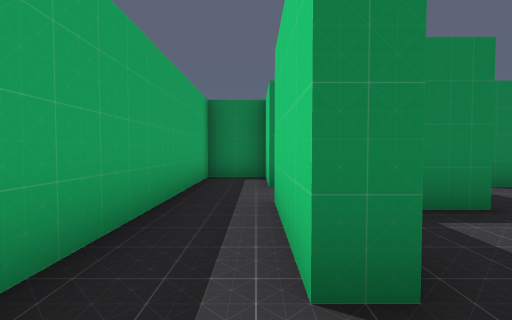
View 1 (above)

14 first-person views from a walk through a 3-D level made in the Godot game engine. The camera is 1.4 m above the floor, tilts 2° down and sees 85° across. The floor is counted in squares, 2 m on a side. Each view is taken from the middle of a square. On the plan, view 1 faces up. The plan holds only what a view shows up to about 9 squares ahead; the rest is blank.

View 2
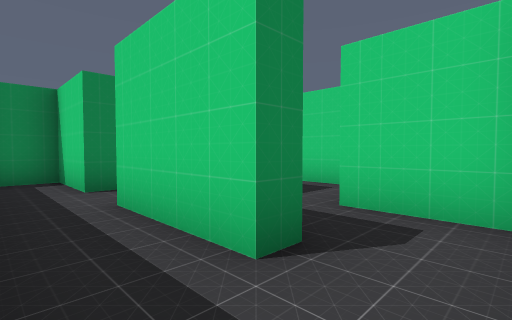

View 3
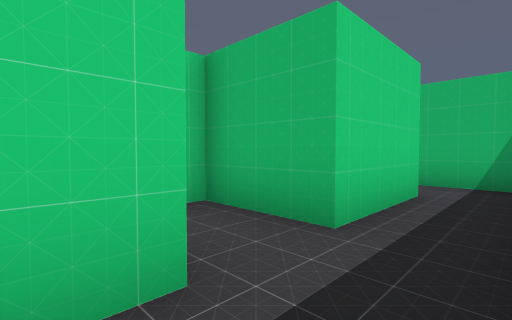

View 4
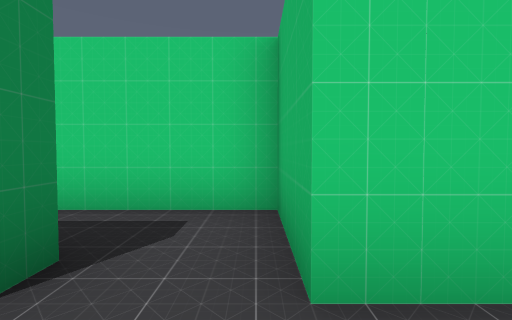

View 5
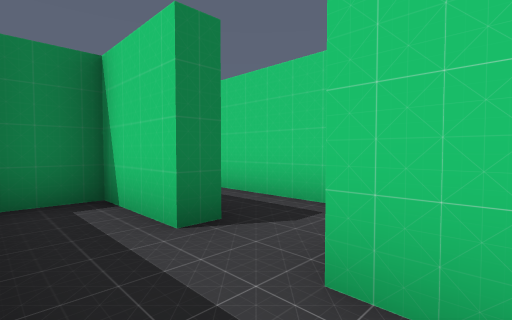

View 6
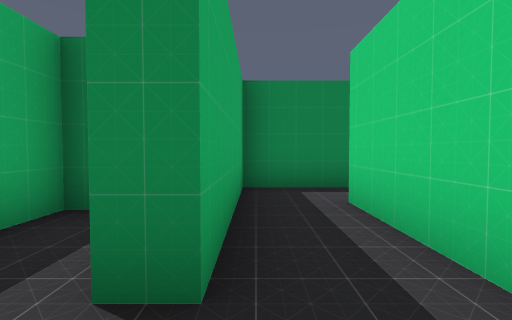

View 7
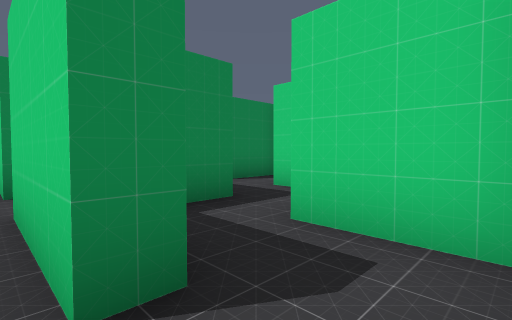

View 8
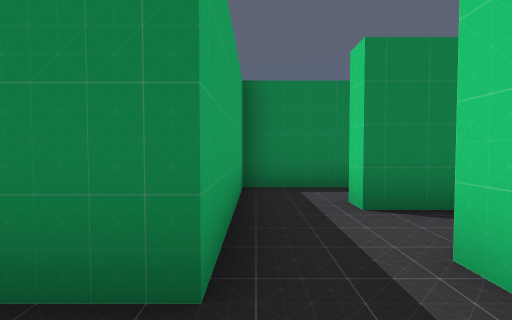

View 9
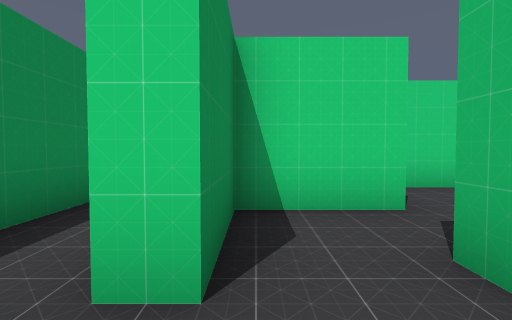

View 10
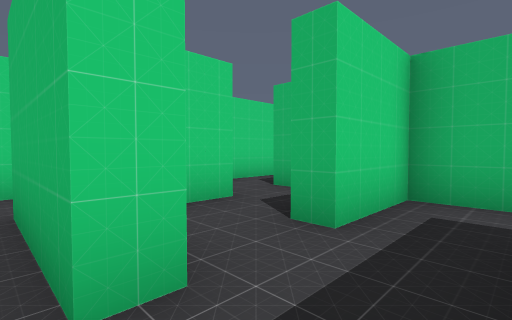

View 11
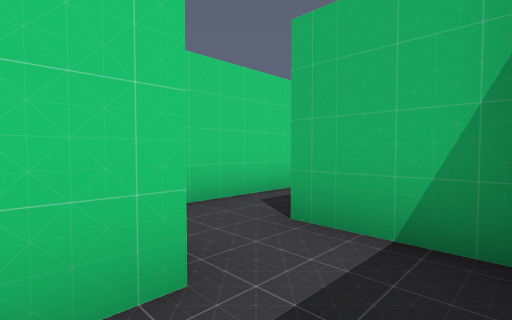

View 12
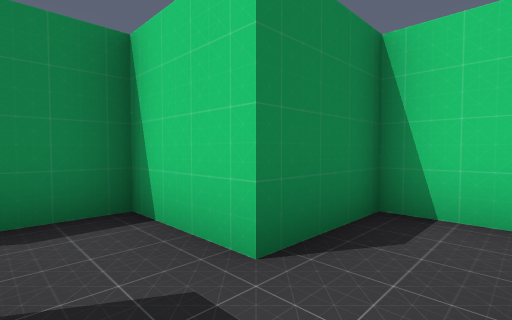

View 13
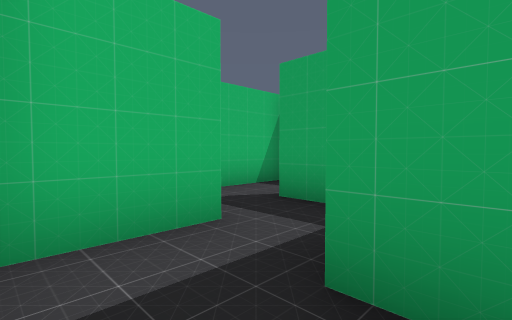

View 14
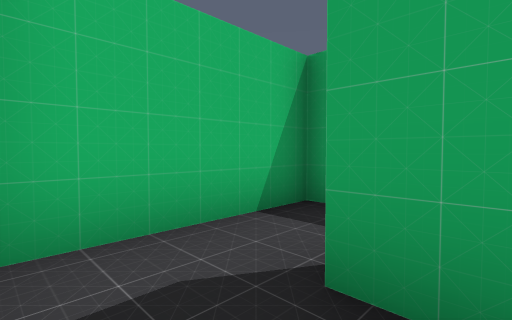

### Floor plan
Ten units are one square. View 1 is at (0, 0); x grows to the right and y downward. Boxes are objects, and circles mark ways between rooms. Rooms are numbered by the first view taken in them; rooms with no view inside come last. Other rooms are left out.
<svg viewBox="-17 -97 104 104">
<path fill="none" stroke="#000" d="M-12 -15 -12 2 20 2M7 -21 7 -12 3 -12M23 0 23 -17M27 -32 18 -32M7 -52 3 -52 3 -72 -12 -72 -12 -15M3 -12 3 -37M7 -74 7 -52M3 -37 23 -37 23 -78M23 -17 42 -17 42 -37M42 -37 48 -37M62 -32 62 -52 42 -52 42 -57 68 -57M68 -72 27 -72 27 -32M50 -17 68 -17M29 -92 7 -92 7 -74M82 -15 82 -32 62 -32"/>
<circle cx="-10" cy="-25" r="3" fill="#2a7"/>
<circle cx="20" cy="-20" r="3" fill="#2a7"/>
<circle cx="0" cy="-45" r="3" fill="#2a7"/>
<circle cx="10" cy="-65" r="3" fill="#2a7"/>
<circle cx="30" cy="-30" r="3" fill="#2a7"/>
<circle cx="50" cy="-30" r="3" fill="#2a7"/>
<circle cx="60" cy="-20" r="3" fill="#2a7"/>
<text x="0" y="-10">1</text>
<text x="-10" y="-40">2</text>
<text x="10" y="-60">3</text>
<text x="30" y="-30">4</text>
<text x="40" y="-50">5</text>
<text x="50" y="-20">6</text>
<text x="10" y="-80">7</text>
<text x="70" y="-20">8</text>
</svg>
Room 1 opens to room 2. Room 1 opens to room 4. Room 2 opens to room 3. Room 3 opens to room 7. Room 4 opens to room 5. Room 5 opens to room 6. Room 6 opens to room 8.

Where each view was taken, in squares from view 1:
view 1: 0 up, 0 right, facing up
view 2: 0 up, 1 left, facing up-right
view 3: 6 up, 1 left, facing down-right
view 4: 4 up, 1 left, facing right
view 5: 3 up, 1 left, facing up-right
view 6: 4 up, 1 right, facing up
view 7: 0 up, 0 right, facing up-right
view 8: 2 up, 3 right, facing up
view 9: 5 up, 3 right, facing right
view 10: 6 up, 3 right, facing down-right
view 11: 4 up, 5 right, facing down-right
view 12: 2 up, 5 right, facing up-right
view 13: 4 up, 4 right, facing down-left
view 14: 2 up, 2 right, facing down-left
